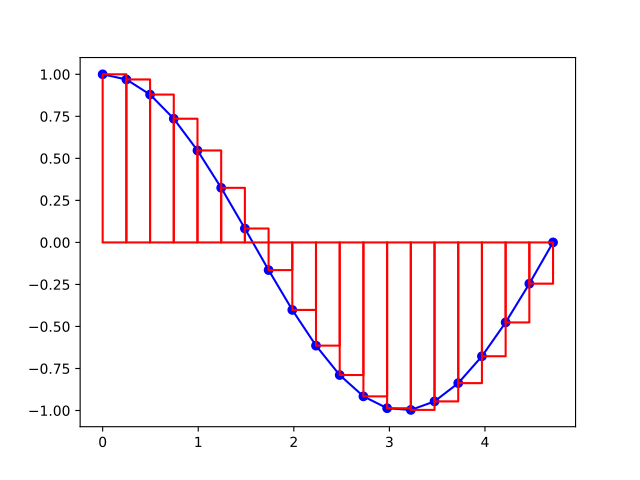

Reproduce this figure in Python.
# integration numerique par la methode des rectangles avec alpha = a

import numpy as np
import matplotlib.pyplot as plt

xmin = 0
xmax = 3*np.pi/2
nbx = 20
nbi = nbx - 1 # nombre d'intervalles

x = np.linspace(xmin, xmax, nbx)
y = np.cos(x)
plt.plot(x,y,"bo-")

integrale = 0
for i in range(nbi):
    integrale = integrale + y[i]*(x[i+1]-x[i])
    # dessin du rectangle
    x_rect = [x[i], x[i], x[i+1], x[i+1], x[i]] # abscisses des sommets
    y_rect = [0   , y[i], y[i]  , 0     , 0   ] # ordonnees des sommets
    plt.plot(x_rect, y_rect,"r")
print("integrale =", integrale)

plt.show()
